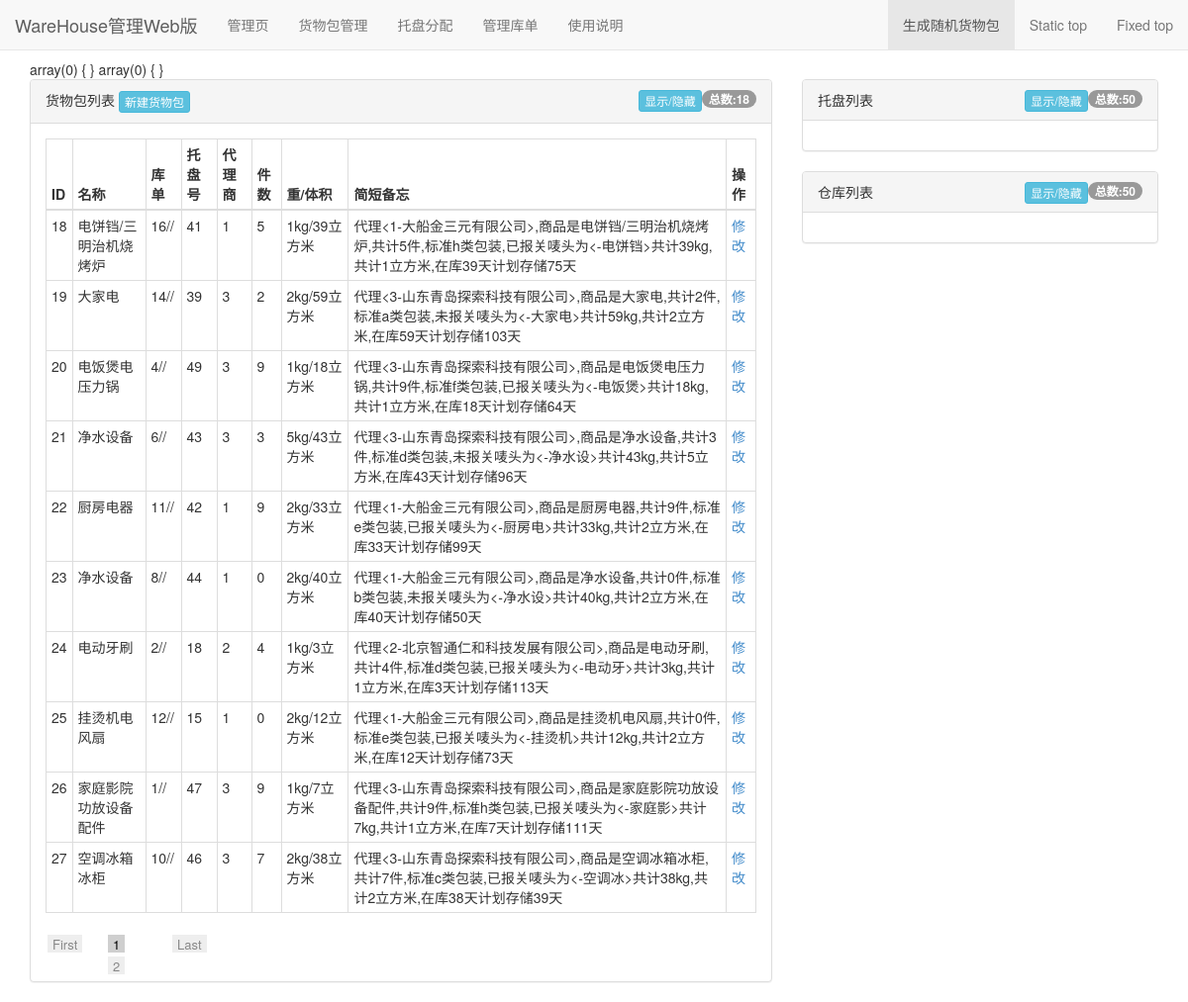
The app's page /core/wPackage.php with its own data.
### tables this page shows
CREATE TABLE `warePackages` (
  `wpID` int(11) NOT NULL AUTO_INCREMENT,
  `wpAgentID` int(11) DEFAULT NULL,
  `wpInAppID` int(11) DEFAULT NULL,
  `wpMoveAppID` char(30) DEFAULT NULL,
  `wpOutAppID` int(11) DEFAULT NULL,
  `wpCurrTrayID` char(20) DEFAULT NULL,
  `wpLossStatus` char(30) DEFAULT NULL,
  `wpLocked` tinyint(1) DEFAULT NULL,
  `wpFullName` char(50) DEFAULT NULL,
  `wpCount` int(11) DEFAULT NULL,
  `wpPackageStander` char(30) DEFAULT NULL,
  `wpCustomerStatus` char(30) DEFAULT NULL,
  `wpMAITOU` char(30) DEFAULT NULL,
  `wpTotalWeight` int(11) DEFAULT NULL,
  `wpWeight` int(11) DEFAULT NULL,
  `wpVolume` int(11) DEFAULT NULL,
  `wpInStockDays` int(11) DEFAULT NULL,
  `wpPlanDays` int(11) DEFAULT NULL,
  `wNotePrivate` char(100) DEFAULT NULL,
  `wNotePublic` char(100) DEFAULT NULL,
  `wCloseInfo` char(100) DEFAULT NULL,
  PRIMARY KEY (`wpID`)
);

### core/getPage.php (the view, shortened to what this page needs)
<?php
include_once("_db.php");
include_once("functions_manage.php");
if(isset($_GET['db']))
	$db=$_GET['db'];
else
	$db = "warePackages";
if(isset($_GET['page']))
	$page=$_GET['page'];
else
	$page = 1;
$pagesize=10;
if(isset($page)){
   $startPage=($page-1)*$pagesize;
   $query = "SELECT * FROM `".$db."` ";
   $query .= "LIMIT ".$startPage.",".$pagesize;
   if ($result = mysqli_query($connection, $query)) {
?>
<?php if($db=="warePackages") { ?>
	<table class="table table-condensed table-hover table-bordered" style="font-size:10,">
		<thead><th>ID</th><th>名称</th><th>库单</th><th>托盘号</th><th>代理商</th><th>件数</th><th>重/体积</th><th>简短备忘</th><th>操作</th></thead>
		<tbody>
			<?php
				while($row = mysqli_fetch_array($result)){
					echo "<tr>";
					echo "<td>".$row['wpID']."</td>";
					echo "<td>".$row['wpFullName']."</td>";
					echo "<td>".$row['wpInAppID']."/".$row['wpMoveAppID']."/".$row['wpOutAppID']."</td>";
					echo "<td>".$row['wpCurrTrayID']."</td>";
					echo "<td>".$row['wpAgentID']."</td>";
					echo "<td>".$row['wpCount']."</td>";
					echo "<td>".$row['wpTotalWeight']."kg/".$row['wpVolume']."立方米</td>";
					echo "<td>".$row['wNotePrivate']."</td>";
					echo "<td><a class=\"packEditBtn\" id=\"".$row['wpID']."\">修改</a></td>";
					echo "</tr>";
				}
			}
		}
			?>
		</tbody>
	</table>
<?php
	}
?>

### records on screen
warepackages: wpID "18", wpFullName "电饼铛/三明治机烧烤炉", wpInAppID "16", wpCurrTrayID "41", wpAgentID "1", wpCount "5", wpTotalWeight "1", wpVolume "39", wNotePrivate "代理<1-大船金三元有限公司>,商品是电饼铛/三明治机烧烤炉,共计5件,标准h类包装,已报关唛头为<-电饼铛>共计39kg,共计1立方米,在库39天计划存储75天"
warepackages: wpID "19", wpFullName "大家电", wpInAppID "14", wpCurrTrayID "39", wpAgentID "3", wpCount "2", wpTotalWeight "2", wpVolume "59", wNotePrivate "代理<3-山东青岛探索科技有限公司>,商品是大家电,共计2件,标准a类包装,未报关唛头为<-大家电>共计59kg,共计2立方米,在库59天计划存储103天"
warepackages: wpID "20", wpFullName "电饭煲电压力锅", wpInAppID "4", wpCurrTrayID "49", wpAgentID "3", wpCount "9", wpTotalWeight "1", wpVolume "18", wNotePrivate "代理<3-山东青岛探索科技有限公司>,商品是电饭煲电压力锅,共计9件,标准f类包装,已报关唛头为<-电饭煲>共计18kg,共计1立方米,在库18天计划存储64天"
warepackages: wpID "21", wpFullName "净水设备", wpInAppID "6", wpCurrTrayID "43", wpAgentID "3", wpCount "3", wpTotalWeight "5", wpVolume "43", wNotePrivate "代理<3-山东青岛探索科技有限公司>,商品是净水设备,共计3件,标准d类包装,未报关唛头为<-净水设>共计43kg,共计5立方米,在库43天计划存储96天"
warepackages: wpID "22", wpFullName "厨房电器", wpInAppID "11", wpCurrTrayID "42", wpAgentID "1", wpCount "9", wpTotalWeight "2", wpVolume "33", wNotePrivate "代理<1-大船金三元有限公司>,商品是厨房电器,共计9件,标准e类包装,已报关唛头为<-厨房电>共计33kg,共计2立方米,在库33天计划存储99天"
warepackages: wpID "23", wpFullName "净水设备", wpInAppID "8", wpCurrTrayID "44", wpAgentID "1", wpCount "0", wpTotalWeight "2", wpVolume "40", wNotePrivate "代理<1-大船金三元有限公司>,商品是净水设备,共计0件,标准b类包装,未报关唛头为<-净水设>共计40kg,共计2立方米,在库40天计划存储50天"
warepackages: wpID "24", wpFullName "电动牙刷", wpInAppID "2", wpCurrTrayID "18", wpAgentID "2", wpCount "4", wpTotalWeight "1", wpVolume "3", wNotePrivate "代理<2-北京智通仁和科技发展有限公司>,商品是电动牙刷,共计4件,标准d类包装,已报关唛头为<-电动牙>共计3kg,共计1立方米,在库3天计划存储113天"
warepackages: wpID "25", wpFullName "挂烫机电风扇", wpInAppID "12", wpCurrTrayID "15", wpAgentID "1", wpCount "0", wpTotalWeight "2", wpVolume "12", wNotePrivate "代理<1-大船金三元有限公司>,商品是挂烫机电风扇,共计0件,标准e类包装,已报关唛头为<-挂烫机>共计12kg,共计2立方米,在库12天计划存储73天"
warepackages: wpID "26", wpFullName "家庭影院功放设备配件", wpInAppID "1", wpCurrTrayID "47", wpAgentID "3", wpCount "9", wpTotalWeight "1", wpVolume "7", wNotePrivate "代理<3-山东青岛探索科技有限公司>,商品是家庭影院功放设备配件,共计9件,标准h类包装,已报关唛头为<-家庭影>共计7kg,共计1立方米,在库7天计划存储111天"
warepackages: wpID "27", wpFullName "空调冰箱冰柜", wpInAppID "10", wpCurrTrayID "46", wpAgentID "3", wpCount "7", wpTotalWeight "2", wpVolume "38", wNotePrivate "代理<3-山东青岛探索科技有限公司>,商品是空调冰箱冰柜,共计7件,标准c类包装,已报关唛头为<-空调冰>共计38kg,共计2立方米,在库38天计划存储39天"

### other values on screen
getTableLength('warePackages') "18"
getTableLength('wTrays') "50"
